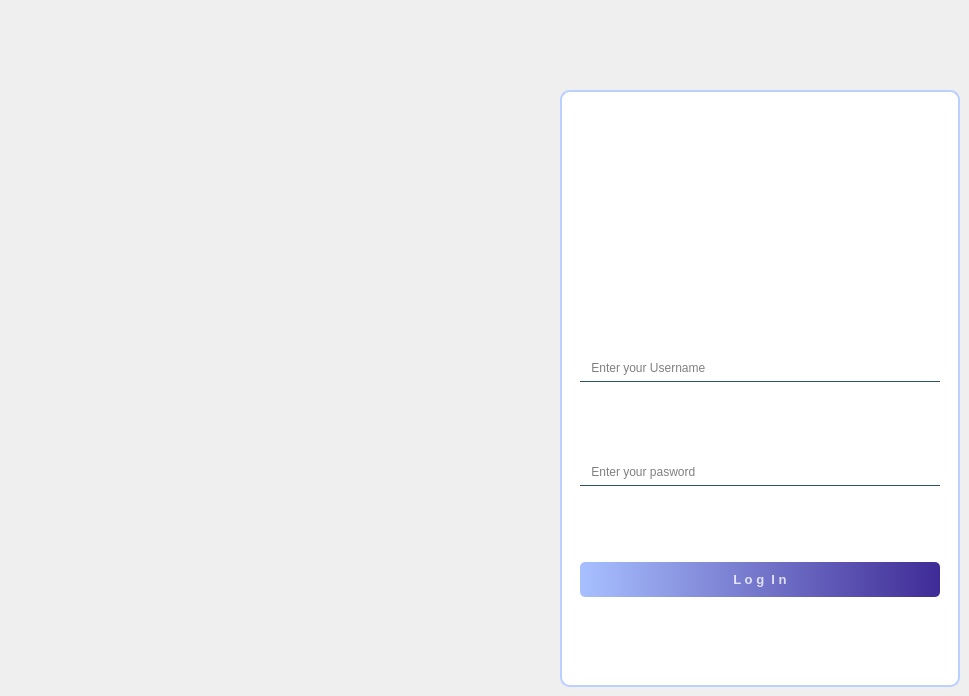
      <widget class="QWidget" name="page_17">
       <widget class="QFrame" name="frame_19">
        <property name="geometry">
         <rect>
          <x>560</x>
          <y>90</y>
          <width>400</width>
          <height>597</height>
         </rect>
        </property>
        <property name="maximumSize">
         <size>
          <width>400</width>
          <height>16777215</height>
         </size>
        </property>
        <property name="styleSheet">
         <string notr="true">QFrame{
background-color: rgb(255, 255, 255);
border: 2px solid #bbd0ff;
border-radius:10px;
}
QLabel{
border:non;
}</string>
        </property>
        <property name="frameShape">
         <enum>QFrame::StyledPanel</enum>
        </property>
        <property name="frameShadow">
         <enum>QFrame::Raised</enum>
        </property>
        <layout class="QGridLayout" name="gridLayout_24">
         <item row="0" column="0">
          <widget class="QFrame" name="frame_57">
           <property name="styleSheet">
            <string notr="true">background-color: rgb(0, 0, 0,0);
border:non</string>
           </property>
           <property name="frameShape">
            <enum>QFrame::StyledPanel</enum>
           </property>
           <property name="frameShadow">
            <enum>QFrame::Raised</enum>
           </property>
           <layout class="QGridLayout" name="gridLayout_55">
            <item row="0" column="0">
             <widget class="QLabel" name="label_86">
              <property name="maximumSize">
               <size>
                <width>150</width>
                <height>150</height>
               </size>
              </property>
              <property name="text">
               <string/>
              </property>
              <property name="pixmap">
               <pixmap>IMG-20230205-WA0001-removebg-preview (2).png</pixmap>
              </property>
              <property name="scaledContents">
               <bool>true</bool>
              </property>
              <property name="alignment">
               <set>Qt::AlignCenter</set>
              </property>
             </widget>
            </item>
           </layout>
          </widget>
         </item>
         <item row="1" column="0">
          <widget class="QFrame" name="frame_58">
           <property name="minimumSize">
            <size>
             <width>0</width>
             <height>401</height>
            </size>
           </property>
           <property name="styleSheet">
            <string notr="true">background-color: rgb(0, 0, 0,0);
border:non</string>
           </property>
           <property name="frameShape">
            <enum>QFrame::StyledPanel</enum>
           </property>
           <property name="frameShadow">
            <enum>QFrame::Raised</enum>
           </property>
           <layout class="QVBoxLayout" name="verticalLayout_39">
            <item>
             <widget class="QLineEdit" name="lineEdit_35">
              <property name="styleSheet">
               <string notr="true">QLineEdit{
background-color: rgb(0, 0, 0, 0);
font: 12pt &quot;Times New Roman&quot;;
color: rgb(0, 0, 0);
border:1px solid rgba(0, 0, 0, 0);
border-bottom-color:rgba(46, 82, 101, 255);
border-radius:0px;
padding-bottom:7px;
padding:5px;
}
QLineEdit:focus{
	background-color: rgb(244, 244, 244);
	border-radius:5px
}</string>
              </property>
              <property name="text">
               <string/>
              </property>
              <property name="placeholderText">
               <string> Enter your Username</string>
              </property>
             </widget>
            </item>
            <item>
             <widget class="QLineEdit" name="lineEdit_36">
              <property name="styleSheet">
               <string notr="true">QLineEdit{
background-color: rgb(0, 0, 0, 0);
font: 12pt &quot;Times New Roman&quot;;
color: rgb(0, 0, 0);
border:1px solid rgba(0, 0, 0, 0);
border-bottom-color:rgba(46, 82, 101, 255);
border-radius:0px;
padding-bottom:7px;
padding:5px;
}
QLineEdit:focus{
	background-color: rgb(244, 244, 244);
	border-radius:5px
}</string>
              </property>
              <property name="text">
               <string/>
              </property>
              <property name="echoMode">
               <enum>QLineEdit::Password</enum>
              </property>
              <property name="placeholderText">
               <string> Enter your pasword</string>
              </property>
             </widget>
            </item>
            <item>
             <widget class="QPushButton" name="pushButton_38">
              <property name="minimumSize">
               <size>
                <width>0</width>
                <height>35</height>
               </size>
              </property>
              <property name="font">
               <font>
                <pointsize>10</pointsize>
                <weight>75</weight>
                <bold>true</bold>
               </font>
              </property>
              <property name="cursor">
               <cursorShape>PointingHandCursor</cursorShape>
              </property>
              <property name="styleSheet">
               <string notr="true">QPushButton{

background-color: qlineargradient(spread:pad, x1:0, y1:0, x2:1, y2:0, stop:0 #a8c0ff, stop:1 #3f2b96);
color:rgba(255, 255, 255, 200);
border-radius:5px;
}
QPushButton:pressed{
padding-left:5px;
padding-top:5px;

}
</string>
              </property>
              <property name="text">
               <string>L o g  I n</string>
              </property>
             </widget>
            </item>
           </layout>
          </widget>
         </item>
        </layout>
       </widget>
      </widget>
